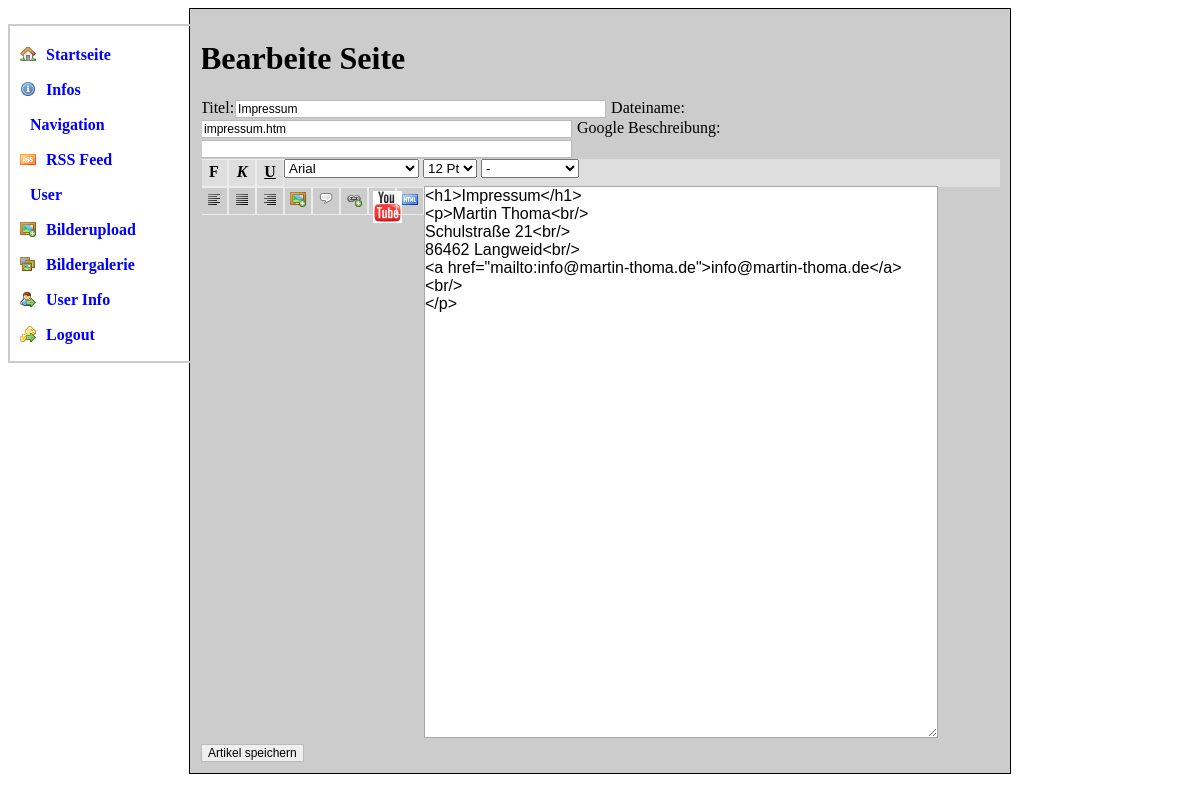
The page /admin/edit.php?id=5 (signed in) on the database as committed earlier.
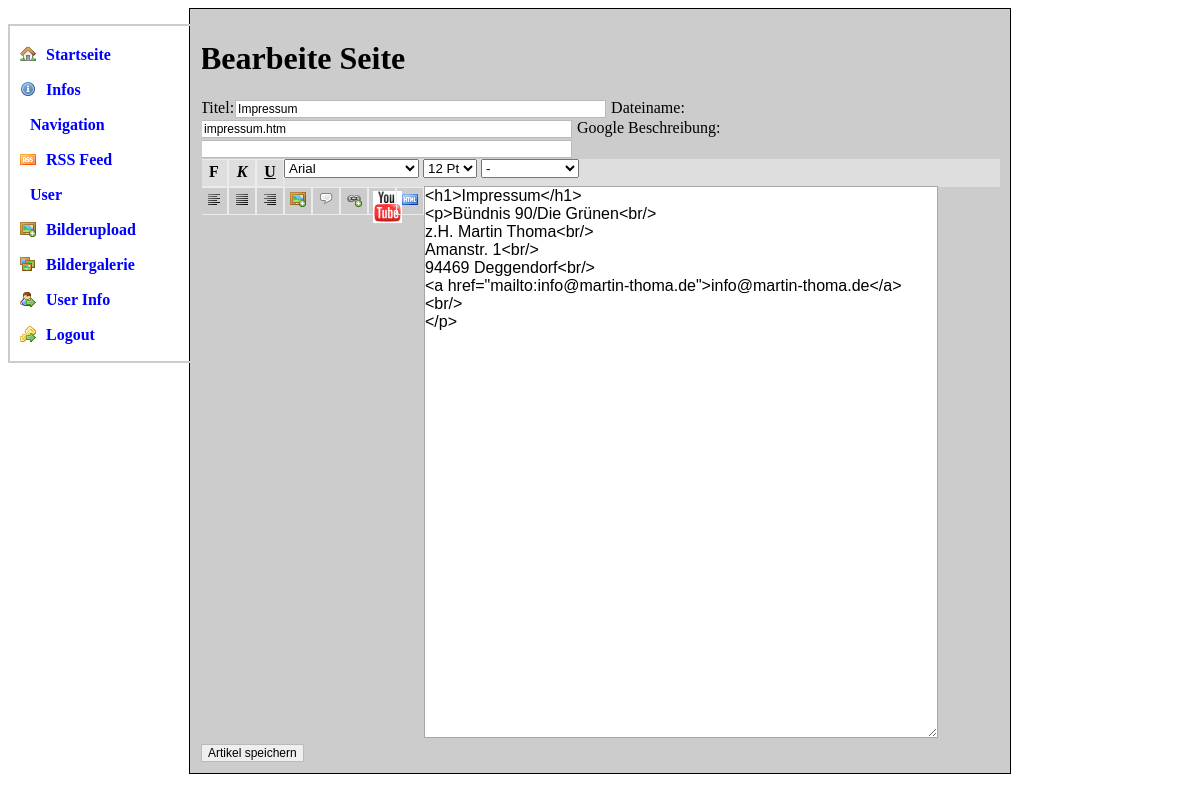
The same page on the database as committed later.
### tables this page shows
CREATE TABLE IF NOT EXISTS `navigation` (
  `id` int(11) NOT NULL AUTO_INCREMENT,
  `in_id` int(11) DEFAULT NULL,
  `type` varchar(30) NOT NULL DEFAULT 'Admin-Navigation',
  `url` varchar(255) NOT NULL,
  `title` varchar(30) NOT NULL,
  `attribute` varchar(100) NOT NULL,
  PRIMARY KEY (`id`)
);

CREATE TABLE IF NOT EXISTS `artikel` (
  `id` int(11) NOT NULL AUTO_INCREMENT,
  `filename` varchar(100) NOT NULL,
  `title` varchar(60) NOT NULL,
  `content` text NOT NULL,
  `description` varchar(156) NOT NULL,
  `priority` tinyint(4) NOT NULL DEFAULT '5',
  `last_edited` int(11) NOT NULL,
  `last_editor_id` int(11) NOT NULL,
  PRIMARY KEY (`id`),
  UNIQUE KEY `filename` (`filename`)
);

### admin/edit.php (the view, shortened to what this page needs)
<?
    $id = $_GET['id'];
    if(is_numeric($id)){
    $sql = "SELECT content, description, title, filename FROM `artikel` WHERE id='$id'";
    $result = mysql_query($sql);
    $row = mysql_fetch_assoc($result);
    $title        = $row['title'];
    $description    = $row['description'];
    $filename    = $row['filename'];
    $content    = $row['content'];
    } else {
    $title        = '';
    $description     = '';
    $filename    = '';
    $hidden        = '<input type="hidden" name="new" value="new"/>';
    }
?>
<!DOCTYPE html PUBLIC "-//W3C//DTD XHTML 1.0 Strict//EN"
    "http://www.w3.org/TR/xhtml1/DTD/xhtml1-strict.dtd">
<html xmlns="http://www.w3.org/1999/xhtml" xml:lang="de" >
<head>
    <link rel="stylesheet" type="text/css" href="style/cms.css" />
</head>
<body>
<div id="bigbox">
<ul id="nav">
<?
$sql    = "SELECT * FROM navigation WHERE type='Admin-Navigation' ORDER BY id ASC";
$result    = mysql_query($sql);
while($row = mysql_fetch_assoc($result)){
    echo '<li '.$row['attribute'].'><a href="'.$row['url'].'">'.$row['title'].'</a></li>';
}
?>
</ul>
<div id="content">
<h1>Bearbeite Seite</h1>
<form name="tmarkup" method="post" action="edit.php?id=<? echo $id;?>">
<label for="title">Titel:</label><input name="title" size="50" value="<? echo $title;?>" />
<label for="filename">Dateiname:</label><input name="filename" size="50" value="<? echo $filename;?>"/>
<label for="description">Google Beschreibung:</label><input name="description" size="50" value="<? echo $description;?>" />
<div id="menuEDIT" style="widht:500px;background-color:#dedede">
<select name="fontfamily" onchange="setFontFamily(this.form.fontfamily[this.form.fontfamily.selectedIndex].text);">
    <option selected="selected">Arial</option>
</select>
<select name="fontsize" onchange="setFontSize(this.form.fontsize[this.form.fontsize.selectedIndex].value);">
    <option selected="selected" value="3">12 Pt</option>
</select>
<a onClick="setBold()"    title="Fett">F</a>
<a onClick="setItalic()"  title="Kursiv"><i>K</i></a>
<a onClick="setUnderline()" title="Unterstrichen"><u>U</u></a>
<select name="selHeading" onChange="doHead(this.options[this.selectedIndex].value)">
<option value="">-</option>
</select><br style="clear:both;"/>
<a onClick="setLeft()"    title="Linksb&uuml;ndig"><img src="style/text_align_left.png"></a>
<a onClick="setMiddle()"  title="Zentriert"><img src="style/text_align_justify.png"></a>
<a onClick="setRight()"   title="Rechtsb&uuml;ndig"><img src="style/text_align_right.png"></a>
<a onClick="setImage()"   title="Bild einf&uuml;gen"><img src="style/photo_add.png"></a>
<a onClick="setQuote()"   title="Zitat einf&uuml;gen"><img src="style/quote.gif"></a>
<a onclick="setLink()"    title="Hyperlink einf&uuml;gen"><img src="style/link_add.png"></a>
<a onclick="setYoutube()" title="YouTube-Video einf&uuml;gen"><img src="style/youTube.gif"></a>
<a href="javascript: showHtml()" title="HTML"><img src="style/html.png"></a>
</div>
<textarea name="writingArea" id="writingArea" style="font-size: 12pt; font-family: Arial, Helvetica, sans-serif"><?echo $content;?></textarea>
<input type="submit" name="submit" value="Artikel speichern" />
</form>
</div>
</div>
</body>
</html>

### admin/style/cms.css (style rules this page uses)
input { color: #000000; border: 1px solid #BABABA; margin: 1px; font: 12px Arial, Helvetica, Verdana, sans-serif; }
img { float : none; border : 0; }
#pic, .user, #logout, #home, #pic_upload, #rss, #infos { padding-left: 16px; }
.user { background: url(user_go.png) no-repeat left center; }
#infos { background: url(information.png) no-repeat left center; }
#rss { background: url(rss.png) no-repeat left center; }
#pic_upload { background: url(photo_add.png) no-repeat left center; }
#pic { background: url(photos.png) no-repeat left center; }
#logout { background: url(key_go.png) no-repeat left center; }
#home { background: url(house.png) no-repeat left center; }
#content { margin : auto; width : 800px; background : #ccc; padding : 10px 10px 10px 10px; border : #000 solid 1px; }
#nav { position: absolute; border: 2px solid #ccc; padding:10px 0 10px 10px; list-style:none; width: 180px; }
#nav a { text-decoration:none; display:block; min-width: 150px; color: blue; font-weight:bold; padding-left: 10px; padding-top:3px; }
#nav li { position:relative; line-height: 2em; }
#menuEDIT a, #menuEDIT a:link { font-weight : bold; text-align : center; cursor : pointer; color : #000; text-decoration : none; float : left; display : block; padding : auto; height : 20px; width : 20px; padding : 3px; border : 1px solid #ebebeb; }
#writingArea { color: #000000; position: relative; top: -1px; padding: 0px; border: 1px solid #A6A6A6; width: 512px; height: 550px; }

Rows that differ between the two databases and show on the page:
changed artikel "Impressum": writingArea "<h1>Impressum</h1> <p>Martin Thoma<br/> Schulstraße 21<br/> 86462 Langweid<br/> <a href=\"mailto:info@martin-thoma.de\">info@martin-thoma.de</a><br/> </p>" → "<h1>Impressum</h1> <p>Bündnis 90/Die Grünen<br/> z.H. Martin Thoma<br/> Amanstr. 1<br/> 94469 Deggendorf<br/> <a href=\"mailto:info@martin-thoma.de\">info@martin-thoma.de</a><br/> </p>"
